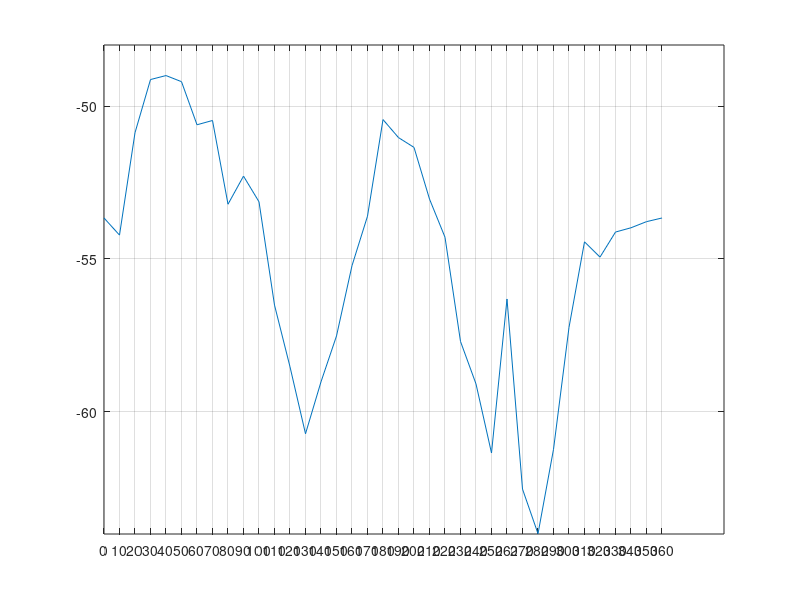

The MATLAB source for this figure:
clear all
close all

RSSI=[-53.66,-54.22,-50.87,-49.13,-49.00,-49.20,-50.61,-50.47,-53.21,-52.29,-53.13,-56.51,-58.53,-60.72,-59.02,-57.52,-55.22,-53.60,-50.44,-51.03,-51.35,-53.04,-54.29,-57.70,-59.09,-61.35,-56.310,-62.53,-63.99,-61.23,-57.24,-54.44,-54.94,-54.12,-53.980,-53.780,-53.66];
angle=[];
for i=0:1:36
    angle(i+1)=i*10;
end

figure('Name','Angle');
plot(angle,RSSI);
set(gca,'xtick',[0:10:360])
set(gca,'ytick',[-70:5:-45])
grid on